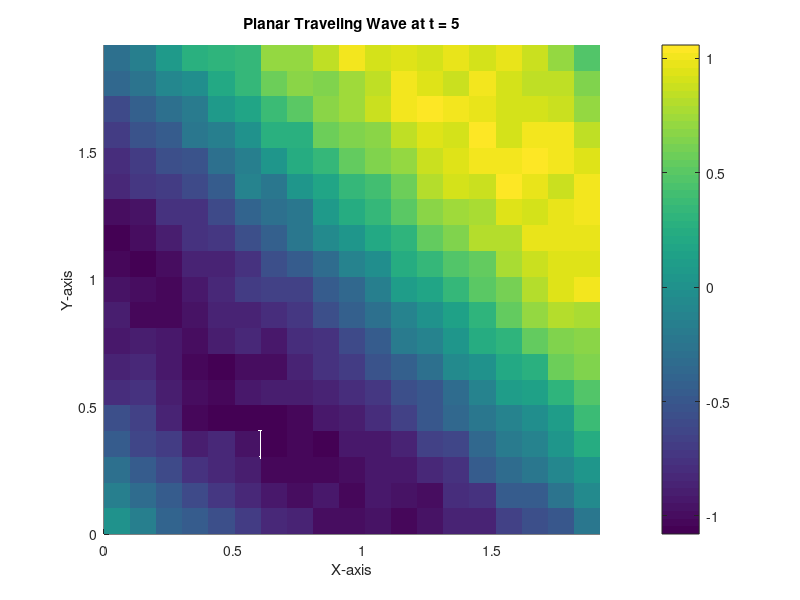
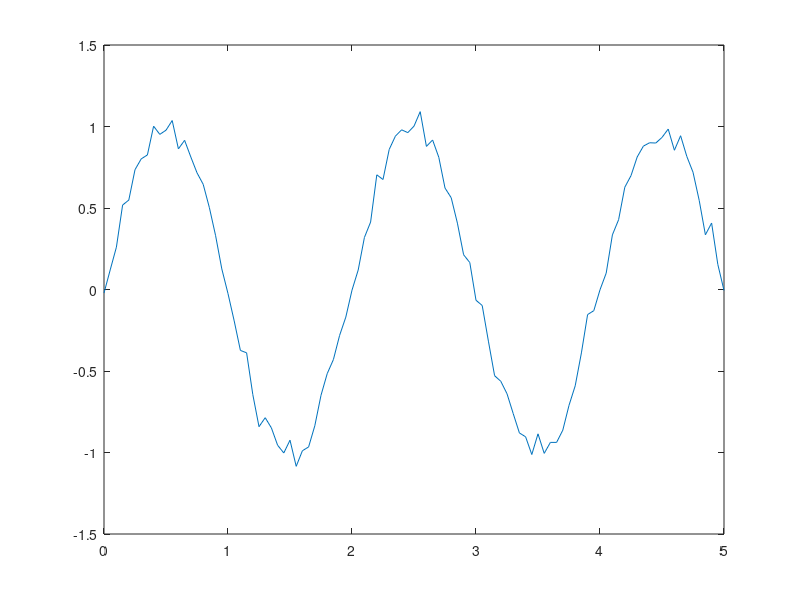

The MATLAB source for these figures, in order: (Note: this script raises an error after producing the figures.)

%% STEP 1: SIMULATE A 2D TRAVELING WAVE 

close all;
clear;
clc

% Parameters
Lx = 10;          % Length in x direction
Ly = 10;          % Length in y direction
Nx = 100;         % Number of points in x
Ny = 100;         % Number of points in y
c = 0.5;            % Wave speed
T = 5;            % Total time
dt = 0.05;         % Time step

% Create spatial grid
x = linspace(0, Lx, Nx);
y = linspace(0, Ly, Ny);
[X, Y] = meshgrid(x, y);
data=[];
tt=[];
% Time loop
for t = 0:dt:T
    % Calculate the wave function
    wave = sin(2 * pi * (0.25*X + 0.25*Y + c * t) );
    wave = wave + 0.05*randn(size(wave));
    data = cat(3,data,wave);
    tt=[tt t];
    
    
    % Plotting
    %surf(X, Y, wave, 'EdgeColor', 'none');
    %axis([0 Lx 0 Ly -1 1]); % Set axis limits
    surf(X(1:20,1:20), Y(1:20,1:20), wave(1:20,1:20), 'EdgeColor', 'none');    
    xlabel('X-axis');
    ylabel('Y-axis');
    zlabel('Wave Amplitude');
    title(['Planar Traveling Wave at t = ' num2str(t)]);
    colorbar;
    view(2);  % 2D view
    axis tight
    pause(0.1); % Pause for a moment to visualize
end

%% STEP 2: DETECT TRAVELING WAVE AND IDENTIFY ITS PROPERTIES

% compute the fft of the signal 

x=squeeze(data(1,1,:));
Fs=1/dt;
figure;plot(tt,x);
[psdx,ffreq,phasex]=fft_compute(x,Fs,1);

% design band pass filter between 0.8 and 1.2Hz
bpFilt = designfilt('bandpassiir','FilterOrder',4, ...
    'HalfPowerFrequency1',0.35,'HalfPowerFrequency2',0.55, ...
    'SampleRate',Fs);
%fvtool(bpFilt)

% extracting phase time series for the 2D data 
data1 = permute(data,[3 1 2]);
data1 = cat(1,randn(50,100,100),data1);
tmp = filtfilt(bpFilt,data1);
tmp = tmp(51:end,:,:);
tmp1 = angle(hilbert(tmp));
tmp = permute(tmp,[2 3 1]);
tmp1 = permute(tmp1,[2 3 1]);
x1  = squeeze(tmp(1,1,:));
figure;plot(tt,x)
hold on
plot(tt,x1)

phdata=tmp1;
xx=1:size(phdata,1);
yy=1:size(phdata,2);

% creating the predictor values
pred = [];
for i=1:20
    pred = [pred; [ (1:20)' repmat(i,20,1)]];
end
pred(:,1) = pred(:,1)./max(pred(:,1));
pred(:,2) = pred(:,2)./max(pred(:,2));

% performing 2D circular linear correlation at each time-point
for i=1:size(phdata,3)
    tmp = phdata(:,:,i); % this is the 2D phase data across the grid 
    tmp = tmp(1:20,1:20);
    figure;imagesc(tmp)
    
    theta_orig = tmp;


    % iteratively solve for cirular linear regression
    % model is theta_hat = ax + by + e , where x and y are spatial
    % coordinates

    theta = tmp(:);
    theta = wrapTo2Pi(theta);
    rval=[];
    for alp=0:0.5:360
        rtmp=[];
        for r = 0.01:0.05:20
            a = r*cosd(alp);
            b = r*sind(alp);
            theta_hat = pred*([a;b]);    
            theta_hat = wrapTo2Pi(theta_hat);

            y = theta-theta_hat;
            r1 = mean(cos(y));
            r2 = mean(sin(y));
            rtmp = [rtmp ;sqrt(r1^2 + r2^2)];
        end
        rval = [rval rtmp];
    end

    % get the best regression parameters
    [aa bb]=find(rval==max(rval(:)));    
    alp_hat=0:0.5:360;
    r_hat=  0.01:0.05:20;
    alp_hat = alp_hat(bb);
    r_hat = r_hat(aa);
    a = r_hat*cosd(alp_hat);
    b = r_hat*sind(alp_hat);

    % get the phase offset
    theta_hat = wrapTo2Pi(pred*([a;b]));    
    y1 = sum(sin(theta-theta_hat));
    y2 = sum(cos(theta-theta_hat));
    phi = atan2(y1,y2);

    % final reconstruction
    theta_hat = wrapToPi(theta_hat + phi);

    % rearranging as a 2D array
    theta_hat = reshape(theta_hat,[size(theta_orig)]);
    figure;
    subplot(1,2,1)
    imagesc(theta_orig)
    axis tight
    title('Simulated Original')
    subplot(1,2,2)
    imagesc(theta_hat)
    title('Recon from circular linear regression')
    axis tight
    
end



%%
% Parameters
R = 5;           % Maximum radius of the wave
N = 200;         % Number of spatial points (resolution)
c = 1;           % Wave speed
T = 10;          % Total time
dt = 0.1;        % Time step
time_steps = T/dt;

% Create spatial grid in Cartesian coordinates
x = linspace(-R, R, N);
y = linspace(-R, R, N);
[X, Y] = meshgrid(x, y);

% Iterate over time
for t = 0:dt:T
    % Calculate the radius from the center for each point
    radius = sqrt(X.^2 + Y.^2);
    
    % Define the wave function (traveling wave)
    wave = sin(2 * pi * (radius - c * t));  % Traveling wave solution
    
    % Plotting
    surf(X, Y, wave, 'EdgeColor', 'none');
    axis equal;
    axis([-R R -R R -1 1]); % Set axis limits
    xlabel('X-axis');
    ylabel('Y-axis');
    zlabel('Wave Amplitude');
    title(['Circular Planar Traveling Wave at t = ' num2str(t)]);
    colorbar;
    view(2);  % 2D view
    pause(0.1); % Pause for visualization
end